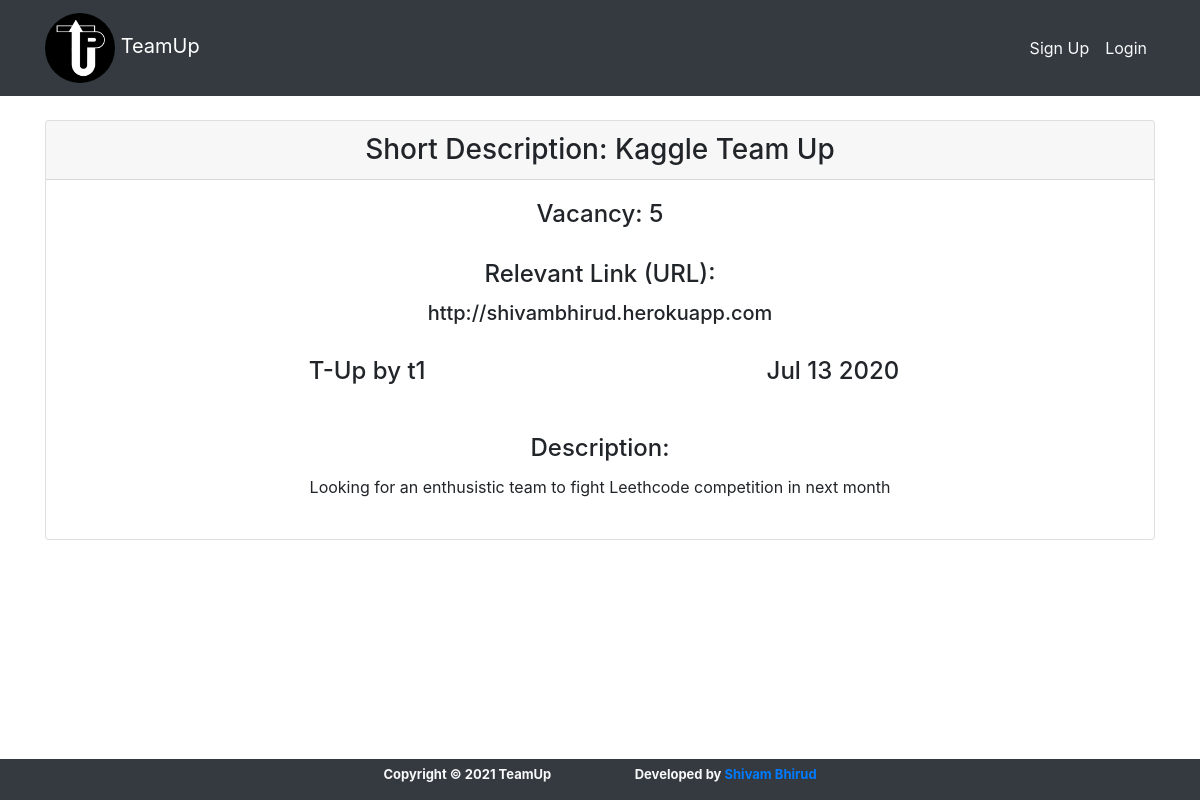
The page /team_up/3/ on the database as committed earlier.
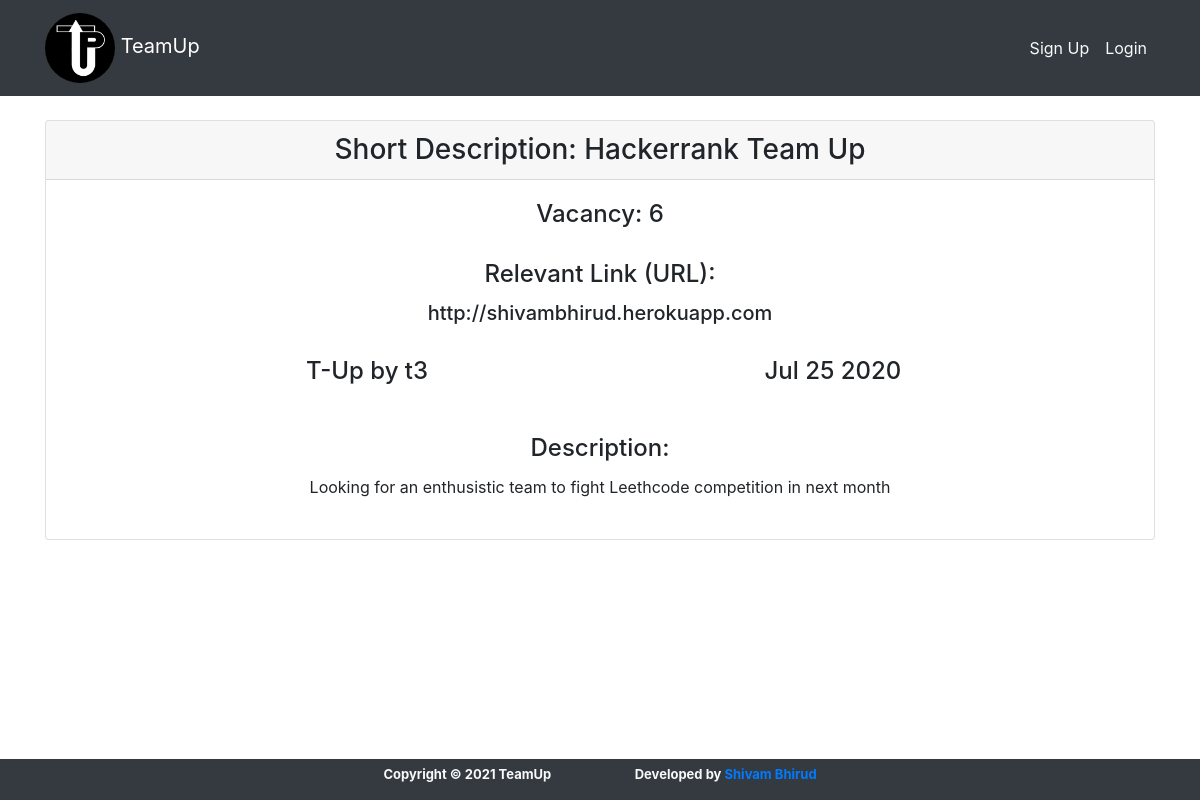
The same page on the database as committed later.
### team_up/models.py (models this page shows, shortened)
class Teams(models.Model):
  category = models.CharField(max_length=100)
  relevant_url = models.URLField(default='Not Provided')
  pub_date = models.DateTimeField(null=True, blank=True)
  short_description = models.TextField(default='Not Provided', max_length=200)
  description = models.TextField(default='Not Provided', max_length=2000)
  vacancy = models.IntegerField(default=1)
  logged_in_user = models.ForeignKey(Extendeduser, on_delete=models.CASCADE)
  def pub_date_pretty(self):
    return self.pub_date.strftime('%b %e %Y')

### accounts/models.py (models this page shows, shortened)
class Extendeduser(models.Model):
	user = models.OneToOneField(User, primary_key=True, on_delete=models.CASCADE)
	first_name = models.CharField(max_length=255)
	last_name = models.CharField(max_length=255, default='')
	gender = models.CharField(max_length=255, blank=True, default='rather_not_say') #TODO CHECK THE ENUMS TO AVOID DUMMY ENTRY
	email = models.EmailField(verbose_name='email', max_length=60, default='')
	about_me = models.TextField(max_length=1000, default="Let's Team-up!")
	portfolio = models.URLField(default='Not Provided')
	linkedin = models.URLField(default='Not Provided')
	facebook = models.URLField(default='Not Provided')
	twitter = models.URLField(default='Not Provided')
	other_url = models.URLField(default='Not Provided')
	city = models.CharField(max_length=255, default='')
	country = models.CharField(max_length=255, default='') # TODO CREATE A DATA STRUCTURE TO SHOW THE IST OF COUNTRIES
	phone = models.CharField(max_length=17, default='0000000000')
	date_joined = models.DateTimeField(verbose_name='date_joined', auto_now=True)
	last_login = models.DateTimeField(verbose_name='last_login', auto_now=True)
	is_admin = models.BooleanField(default=False)
	is_superuser = models.BooleanField(default=False)

### team_up/views.py (the view)
# urls.py: path('<int:team_up_id>/', views.detail, name='details'),
def detail(request, team_up_id):
	teamup = get_object_or_404(Teams, pk=team_up_id)
	return render(request, 'team_up/details.html', {'teams':teamup,
	'owner':request.user})

### team_up/templates/team_up/details.html (shortened to what this page needs)
{% extends 'base.html' %}
{% block content %}
<br>
<div class="card text-center">
  <h3 class="card-header">Short Description: {{ teams.short_description }} </h3>
  <div class="card-body">
          <h4 class="card-title">Vacancy: {{ teams.vacancy }}</h4>
          </div>
            <h4 class="card-title">Relevant Link (URL):</h4>
            <h5>{{ teams.relevant_url }}</h5>
           <br>
            <div class="form-row text-center">
              <div class="col-md-7 mb-3">
                <h4> T-Up by {{ teams.logged_in_user.user }}</h4>
              </div>
              <div class="col-md-3 mb-3">
                <h4> {{ teams.pub_date_pretty }}</h4>
              </div>
            </div>
          <br>
          <h4 class="card-title">Description:</h4>
          <p>{{ teams.description }}</p>
          <br>
        </div>
</div>
<br><br>
{% endblock %}

Rows that differ between the two databases and show on the page:
changed Teams "http://shivambhirud.herokuapp.com": short_description "Kaggle Team Up" → "Hackerrank Team Up"; vacancy "5" → "6"; logged_in_user.user "t1" → "t3"; pub_date_pretty "Jul 13 2020" → "Jul 25 2020"
